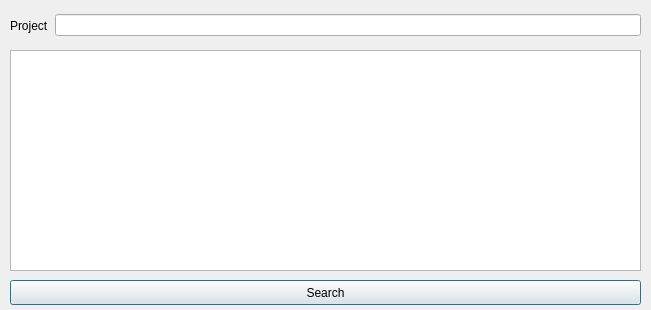
<?xml version="1.0" encoding="UTF-8"?>
<ui version="4.0">
 <class>ProjectPerformersDialog</class>
 <widget class="QDialog" name="ProjectPerformersDialog">
  <property name="geometry">
   <rect>
    <x>0</x>
    <y>0</y>
    <width>651</width>
    <height>310</height>
   </rect>
  </property>
  <property name="windowTitle">
   <string>Dialog</string>
  </property>
  <widget class="QWidget" name="horizontalLayoutWidget">
   <property name="geometry">
    <rect>
     <x>10</x>
     <y>10</y>
     <width>631</width>
     <height>31</height>
    </rect>
   </property>
   <layout class="QHBoxLayout" name="horizontalLayout">
    <item>
     <widget class="QLabel" name="label">
      <property name="text">
       <string>Project</string>
      </property>
     </widget>
    </item>
    <item>
     <widget class="QLineEdit" name="editProject"/>
    </item>
   </layout>
  </widget>
  <widget class="QTextEdit" name="output">
   <property name="geometry">
    <rect>
     <x>10</x>
     <y>50</y>
     <width>631</width>
     <height>221</height>
    </rect>
   </property>
  </widget>
  <widget class="QPushButton" name="searchButton">
   <property name="geometry">
    <rect>
     <x>10</x>
     <y>280</y>
     <width>631</width>
     <height>25</height>
    </rect>
   </property>
   <property name="text">
    <string>Search</string>
   </property>
  </widget>
 </widget>
 <resources/>
 <connections/>
</ui>
